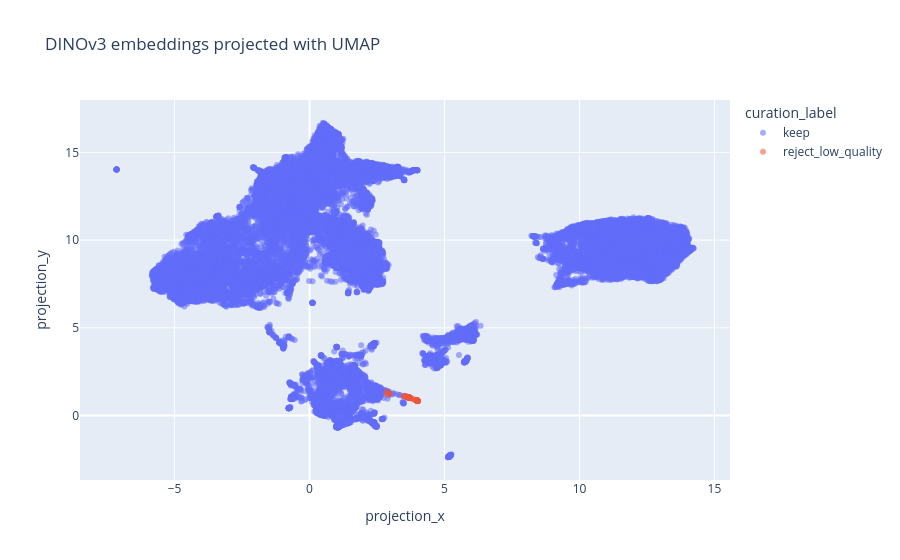

The cell this chart's notebook holds for it:
### Markdown cell above
## 7. DINOv3 clusters, UMAP projection, and curation

### Code cell
if {'projection_x', 'projection_y', 'cluster'} <= set(df):
    color = 'curation_label' if 'curation_label' in df else 'cluster'
    fig = px.scatter(df, x='projection_x', y='projection_y', color=color,
                     hover_data=['image_id', 'genus', 'species', 'cluster'],
                     render_mode='svg', opacity=.55,
                     title='DINOv3 embeddings projected with UMAP')
    fig.show()
    display(pd.crosstab(df['cluster'], df.get('curation_label', 'unreviewed'), margins=True))
else:
    print('Cluster columns are not present yet; run embed, cluster, and curation stages.')

### Figure 1 — Plotly figure (JSON) as saved in the notebook; plotly's stock layout.template omitted (floating-point values rounded to 4 significant figures; data arrays with more than 128 entries replaced by an {"elided": "..."} marker saying what was removed)
{"data": [{"customdata": {"elided": "29866x4 mixed values"}, "hovertemplate": "curation_label=keep<br>projection_x=%{x}<br>projection_y=%{y}<br>image_id=%{customdata[0]}<br>genus=%{customdata[1]}<br>species=%{customdata[2]}<br>cluster=%{customdata[3]}<extra></extra>", "legendgroup": "keep", "marker": {"color": "#636efa", "opacity": 0.55, "symbol": "circle"}, "mode": "markers", "name": "keep", "orientation": "v", "showlegend": true, "type": "scatter", "x": {"elided": "29866 float values"}, "xaxis": "x", "y": {"elided": "29866 float values"}, "yaxis": "y"}, {"customdata": {"elided": "82x4 mixed values"}, "hovertemplate": "curation_label=reject_low_quality<br>projection_x=%{x}<br>projection_y=%{y}<br>image_id=%{customdata[0]}<br>genus=%{customdata[1]}<br>species=%{customdata[2]}<br>cluster=%{customdata[3]}<extra></extra>", "legendgroup": "reject_low_quality", "marker": {"color": "#EF553B", "opacity": 0.55, "symbol": "circle"}, "mode": "markers", "name": "reject_low_quality", "orientation": "v", "showlegend": true, "type": "scatter", "x": [3.642, 3.654, 3.655, 3.989, 3.627, 3.642, 3.586, 3.633, 3.671, 3.671, 3.639, 3.652, 3.656, 3.641, 3.639, 3.686, 3.674, 3.685, 3.689, 3.728, 3.707, 3.669, 3.743, 3.66, 3.72, 3.688, 3.692, 3.714, 3.705, 3.68, 3.728, 3.66, 3.674, 2.875, 2.9, 2.922, 2.987, 3.962, 4.006, 3.971, 3.933, 3.972, 3.461, 3.999, 3.994, 4.003, 4.008, 3.982, 4.006, 3.997, 3.993, 3.988, 4.002, 3.983, 3.833, 3.993, 3.883, 3.982, 3.976, 3.988, 3.998, 3.982, 3.993, 3.994, 4.013, 3.996, 3.994, 4.004, 3.999, 3.98, 4.001, 3.978, 2.859, 3.525, 3.682, 3.688, 3.652, 3.667, 3.656, 3.651, 3.685, 3.697], "xaxis": "x", "y": [1.047, 1.046, 1.045, 0.8519, 1.051, 1.049, 1.072, 1.071, 1.037, 1.039, 1.053, 1.048, 1.044, 1.048, 1.05, 1.031, 0.9995, 1.026, 1.028, 1.023, 1.017, 1.039, 0.9995, 1.046, 1.011, 1.025, 1.024, 1.003, 1.016, 1.031, 0.9908, 1.049, 1.037, 1.196, 1.26, 1.265, 1.231, 0.8664, 0.8193, 0.8636, 0.8799, 0.8609, 1.108, 0.8353, 0.8386, 0.835, 0.8343, 0.8614, 0.8353, 0.8442, 0.8475, 0.8565, 0.8518, 0.8578, 0.9403, 0.8582, 0.9083, 0.859, 0.8594, 0.8545, 0.8571, 0.8594, 0.8347, 0.8509, 0.8455, 0.8421, 0.8417, 0.8314, 0.8421, 0.8584, 0.8366, 0.8608, 1.365, 1.127, 1.056, 1.028, 1.045, 1.042, 1.046, 1.049, 1.028, 1.021], "yaxis": "y"}], "layout": {"legend": {"title": {"text": "curation_label"}, "tracegroupgap": 0}, "title": {"text": "DINOv3 embeddings projected with UMAP"}, "xaxis": {"anchor": "y", "domain": [0, 1], "title": {"text": "projection_x"}}, "yaxis": {"anchor": "x", "domain": [0, 1], "title": {"text": "projection_y"}}}}
